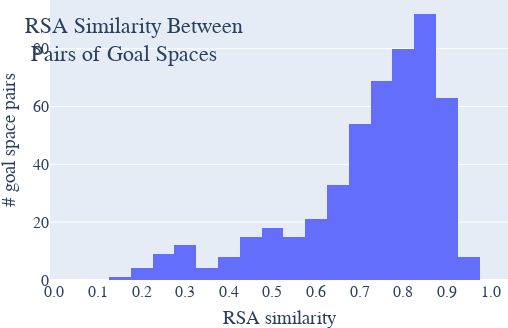

Write notebook code for a chart like this one.
### Code cell
config = default_config
config["layout"]["margin"] = dict(l=25*multiplier, r=0*multiplier, t=0*multiplier, b=20*multiplier)
config["layout"]["title"] = dict(text="RSA Similarity Between <br> Pairs of Goal Spaces", yanchor="top", y=0.9)
config["layout"]["height"] = height_default_1 
config["layout"]["xaxis"]["range"]=[-0.01,1.04]
config["layout"]["xaxis"]["title"]="RSA similarity"
config["layout"]["yaxis"]["title"]="# goal space pairs"
config["layout"]["xaxis"]["tickmode"] = 'array'
config["layout"]["xaxis"]["tickvals"] = [i for i in np.linspace(0,1,11)]
config["layout"]["xaxis"]["ticktext"] = ["{:.1f}".format(i) for i in np.linspace(0,1,11)]
all_vals = []
for repetition_idx in repetition_ids[:-1]:
        cur_RSA = experiment_statistics['IMGEP-HOLMES_only_gfi_c'][repetition_idx]['holmes_RSA']
        for i in range(cur_RSA.shape[0]):
            for j in range(i+1, cur_RSA.shape[1]):
                all_vals.append(cur_RSA[i,j])
        
all_vals = np.asarray(all_vals)

        
fig=go.Figure(data=[go.Histogram(x=all_vals)], layout=config["layout"])
plotly.offline.iplot(fig)
#plotly.io.write_image(fig, 'sm_figure_9_HOLMES_only_gfi_c_RSA_histogram.pdf')

### Figure 1 — Plotly figure (JSON) as saved in the notebook; plotly's stock layout.template omitted (floating-point values rounded to 4 significant figures; data arrays with more than 128 entries replaced by an {"elided": "..."} marker saying what was removed)
{"data": [{"type": "histogram", "x": {"elided": "506 float values"}}], "layout": {"font": {"family": "Times New Roman", "size": 16}, "height": 328, "margin": {"b": 40, "l": 50, "r": 0, "t": 0}, "showlegend": false, "title": {"text": "RSA Similarity Between <br> Pairs of Goal Spaces", "y": 0.9, "yanchor": "top"}, "width": 508, "xaxis": {"range": [-0.01, 1.04], "tickmode": "array", "ticktext": ["0.0", "0.1", "0.2", "0.3", "0.4", "0.5", "0.6", "0.7", "0.8", "0.9", "1.0"], "tickvals": [0, 0.1, 0.2, 0.3, 0.4, 0.5, 0.6, 0.7, 0.8, 0.9, 1], "title": {"text": "RSA similarity"}}, "yaxis": {"title": {"text": "# goal space pairs"}}}}
